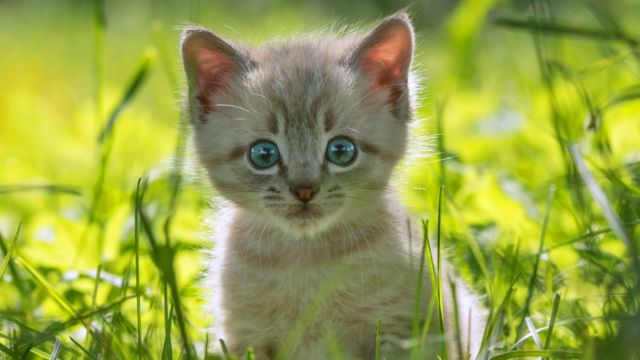
#> input picture kedi.jpg, 640 x 360 px
$ python iki_resim_birlestir.py
#> lines starting #> are read from the running program, lines starting #| are printed output that depends on the picture
import cv2

res1=cv2.imread("kedi.jpg")
#> res1 is the input picture: shape (360, 640, 3); mean B, G, R 72.6, 162.5, 151.5
res2=cv2.imread("kopek.jpg")
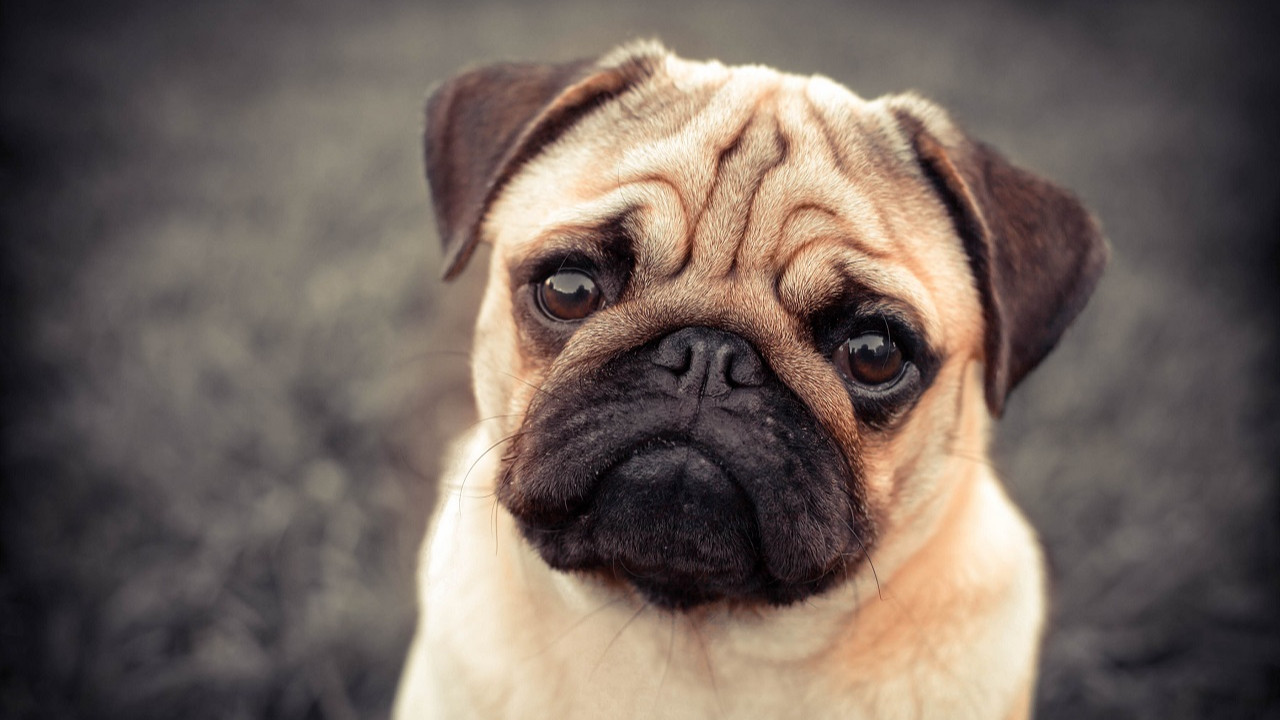
#> input picture kopek.jpg, 1280 x 720 px
#> res2 is the input picture: shape (720, 1280, 3); mean B, G, R 93.9, 101.2, 114.5
k=res1.shape
#> k = (360, 640, 3)
res3=res2[0:res1.shape[0],0:res1.shape[1]]
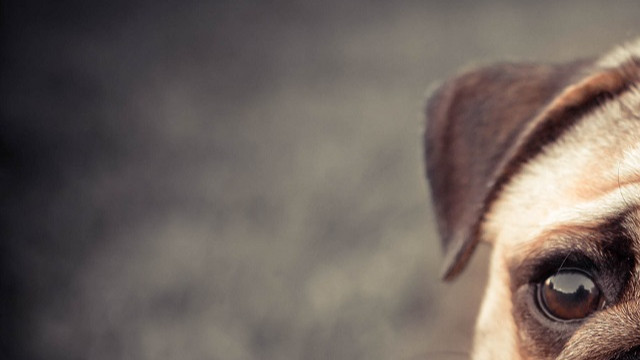
#> res3: shape (360, 640, 3); mean B, G, R 93.7, 99.4, 110.1

a=0.30
b=0.70
birlesik=cv2.addWeighted(res1,a,res3,b,0.0)
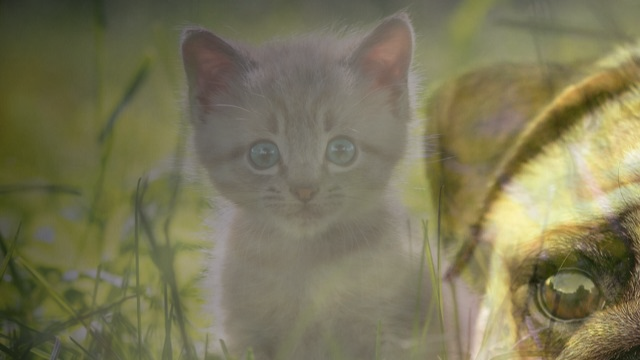
#> birlesik: shape (360, 640, 3); mean B, G, R 87.4, 118.3, 122.5
cv2.imshow("kedi",birlesik)

cv2.waitKey(0)
cv2.destroyAllWindows
